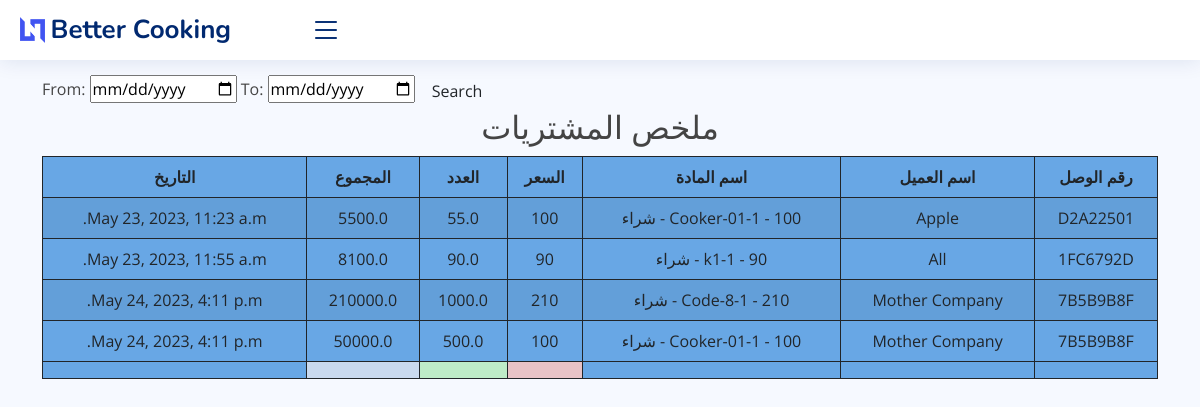
Page /purchase_report on the earlier database version.
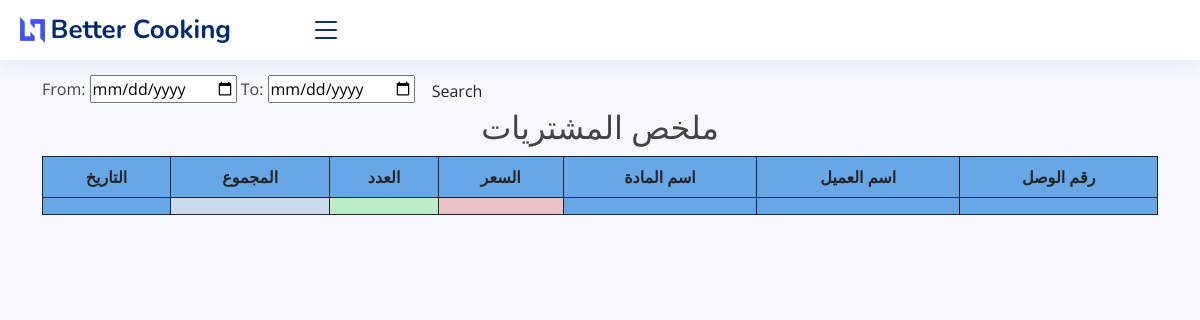
Same page on the later database version.
### core/models.py (models this page shows, shortened)
class PurchaseItem(models.Model):
    purchase_invoice = models.ForeignKey(Purchase, on_delete=models.CASCADE)
    item = models.ForeignKey(Item, on_delete=models.CASCADE)
    qty = models.FloatField()
    total_amt = models.FloatField(editable=False, default=0)
    pur_date = models.DateTimeField(auto_now_add=True)
    note = models.TextField(blank=True)
    class Meta:
        verbose_name_plural = ' العنصر الذي تم شراؤه'

class Purchase(models.Model):
    invoice_number = models.CharField(max_length=8, unique=True, editable=False)
    vendor = models.ForeignKey(Vendor, on_delete=models.CASCADE)
    date = models.DateTimeField()
    note = models.TextField(blank=True)
    class Meta:
        verbose_name_plural = ' فاتورة الشراء'

class Vendor(models.Model):
    full_name = models.CharField(max_length=50)
    address = models.TextField(blank=True)
    mobile = models.CharField(max_length=15, blank=True)
    status = models.BooleanField(default=False, blank=True)
    note = models.TextField(blank=True)
    class Meta:
        verbose_name_plural = ' الموردين'
    def __str__(self):
        return self.full_name

class Item(models.Model):
    PRICELIST = (
        ('مفرد', 'مفرد'),
        ('جملة', 'جملة'),
        ('شراء', 'شراء'),
        ('قسط', 'قسط'),
    )
    item_code = models.CharField(max_length=50)
    name = models.CharField(max_length=255, verbose_name='detail')
    category = models.CharField(max_length=30, default='Test')
    price = models.FloatField(default=1)
    price_list = models.CharField(max_length=30, choices=PRICELIST, default='مفرد')
    note = models.TextField(blank=True)
    class Meta:
        verbose_name_plural = 'المواد'
    def __str__(self):
        return f"{self.name}-{self.item_code} - {self.price} - {self.price_list}"

### core/views.py (the view)
# urls.py: path('purchase_report', views.purchase_report, name="purchase_report"),
def purchase_report(request):
    p_reports = PurchaseItem.objects.select_related()
    myFilter = Purchase_Filter(request.GET, queryset=p_reports)
    p_reports = myFilter.qs
    context = {'p_reports': p_reports, 'myFilter': myFilter}
    return render(request, 'core/reports/purchase_report.html', context)

### core/templates/core/reports/purchase_report.html (shortened to what this page needs)
{% extends 'core/base.html' %}
{% block content %}
    <br>
    <br> <br>
    <form class="form-a">
        From: <input type="date" value={{ myFilter.form.max_date }}</input>
        To: <input type="date" value={{ myFilter.form.min_date }}</input>
        <button type="submit" class="btn btn-b">Search</button>
    </form>
    <h2 class="text-center"> ملخص المشتريات </h2>
    <table id="example3" class="table table-striped" style="background-color: #68a7e5">
        <thead>
        <tr>
            <th>رقم الوصل</th>
            <th>اسم العميل</th>
            <th>اسم المادة</th>
            <th>السعر</th>
            <th>العدد</th>
            <th>المجموع</th>
            <th>التاريخ</th>
        </tr>
        </thead>
        <tbody>
        {% for i in  p_reports %}
            <tr>
                <td>{{ i.purchase_invoice.invoice_number }}</td>
                <td>{{ i.purchase_invoice.vendor }}</td>
                <td>{{ i.item }}</td>
                <td>{{ i.item.price }}</td>
                <td>{{ i.qty }}</td>
                <td>{{ i.total_amt }}</td>
                <td>{{ i.pur_date }}</td>
            </tr>
        {% endfor %}
        </tbody>
        <tfoot>
        <th></th>
        <th></th>
   <th></th>
        <th style="background-color: #e8c3c7"></th>
        <th style="background-color: #beecc8"></th>
        <th style="background-color: #c9d9ee"></th>
        <th></th>
        </tfoot>
    </table>
{% endblock %}

Differences in the rows shown:
removed PurchaseItem: purchase_invoice.invoice_number "D2A22501", purchase_invoice.vendor "Apple", item "Cooker-01-1 - 100 - شراء", item.price "100", qty "55.0", total_amt "5500.0", pur_date "May 23, 2023, 11:23 a.m."
removed PurchaseItem: purchase_invoice.invoice_number "1FC6792D", purchase_invoice.vendor "All", item "k1-1 - 90 - شراء", item.price "90", qty "90.0", total_amt "8100.0", pur_date "May 23, 2023, 11:55 a.m."
removed PurchaseItem: purchase_invoice.invoice_number "7B5B9B8F", purchase_invoice.vendor "Mother Company", item "Code-8-1 - 210 - شراء", item.price "210", qty "1000.0", total_amt "210000.0", pur_date "May 24, 2023, 4:11 p.m."
removed PurchaseItem: purchase_invoice.invoice_number "7B5B9B8F", purchase_invoice.vendor "Mother Company", item "Cooker-01-1 - 100 - شراء", item.price "100", qty "500.0", total_amt "50000.0", pur_date "May 24, 2023, 4:11 p.m."
